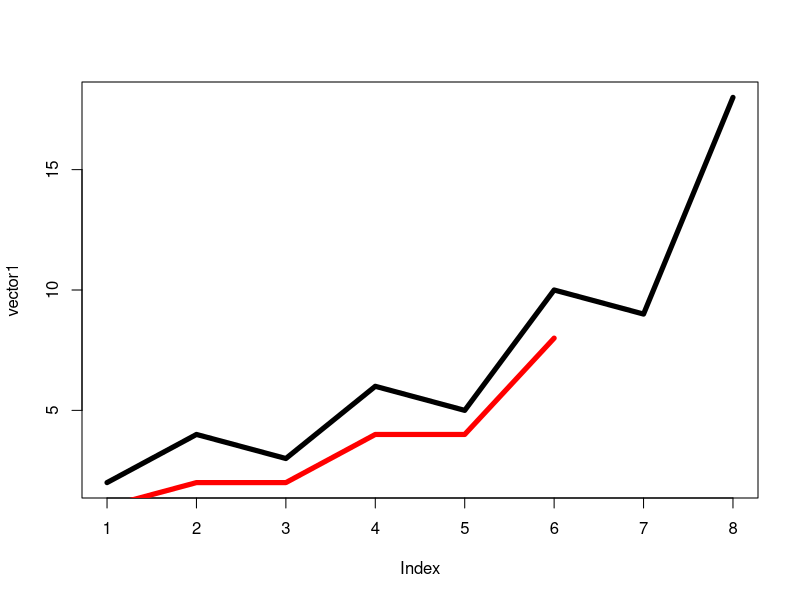

R code for this plot:
# diff - return lagged and iterated differences


vector1 <- c(2, 4, 3, 6, 5, 10, 9, 18)

# if x is a vector
# n <- length(x)
# differences <- 1
# diff does this... x[(1+lag):n] - x[1:(n-lag)]

diff(vector1, lag = 2)

plot(vector1, type = "l", lwd = 5)
lines(diff(vector1, lag = 2), col="Red", lwd = 5)
?# n = 8
# lag = 2
# n-lag = 6
# Which is...
# vector1[3] - vector1[1] ==  3 - 2 = 1
# vector1[4] - vector1[2] ==  6 - 4 = 2
# vector1[5] - vector1[3] ==  5 - 3 = 2
# vector1[6] - vector1[4] == 10 - 6 = 4
# vector1[7] - vector1[5] ==  9 - 5 = 4
# vector1[8] - vector1[6] ==  18 - 10 = 8

# the "difference" argument is how many recursions to perform
diff(vector1, lag = 2, difference = 2)
# using x[(1+lag):n] - x[1:(n-lag)]
# which results in the above, and produces 1, 2, 2, 4, 4, 8
# recursively, x[(1+lag):n] - x[1:(n-lag)]
# n = 6
# lag = 2
# n-lag = 4
# then...
# x = c(1, 2, 2, 4, 4, 8)
# n = length(x) = 6
# lag = 2
# n - lag = 4
# diffResult[1 + 2 = 3] - diffResult[1] == 2 - 1 = 1
# diffResult[4] - diffResult[2] == 4 - 2 = 2
# diffResult[5] - diffResult[3] == 4 - 2 = 2
# diffResult[6] - diffResult[4] == 8 - 4 = 4


diff(vector1, lag = 2, difference = 3)
# 1st recursive = 1, 2, 2, 4, 4, 8
# 2nd recursive = 1, 2, 2, 4
# 3rd recursive...
# 2ndRecursive[1 + 2] - 2ndRecursive[1] == 2 - 1 = 1
# 2ndRecursive[4] - 2ndRecursive[2] == 4 - 2 = 2
